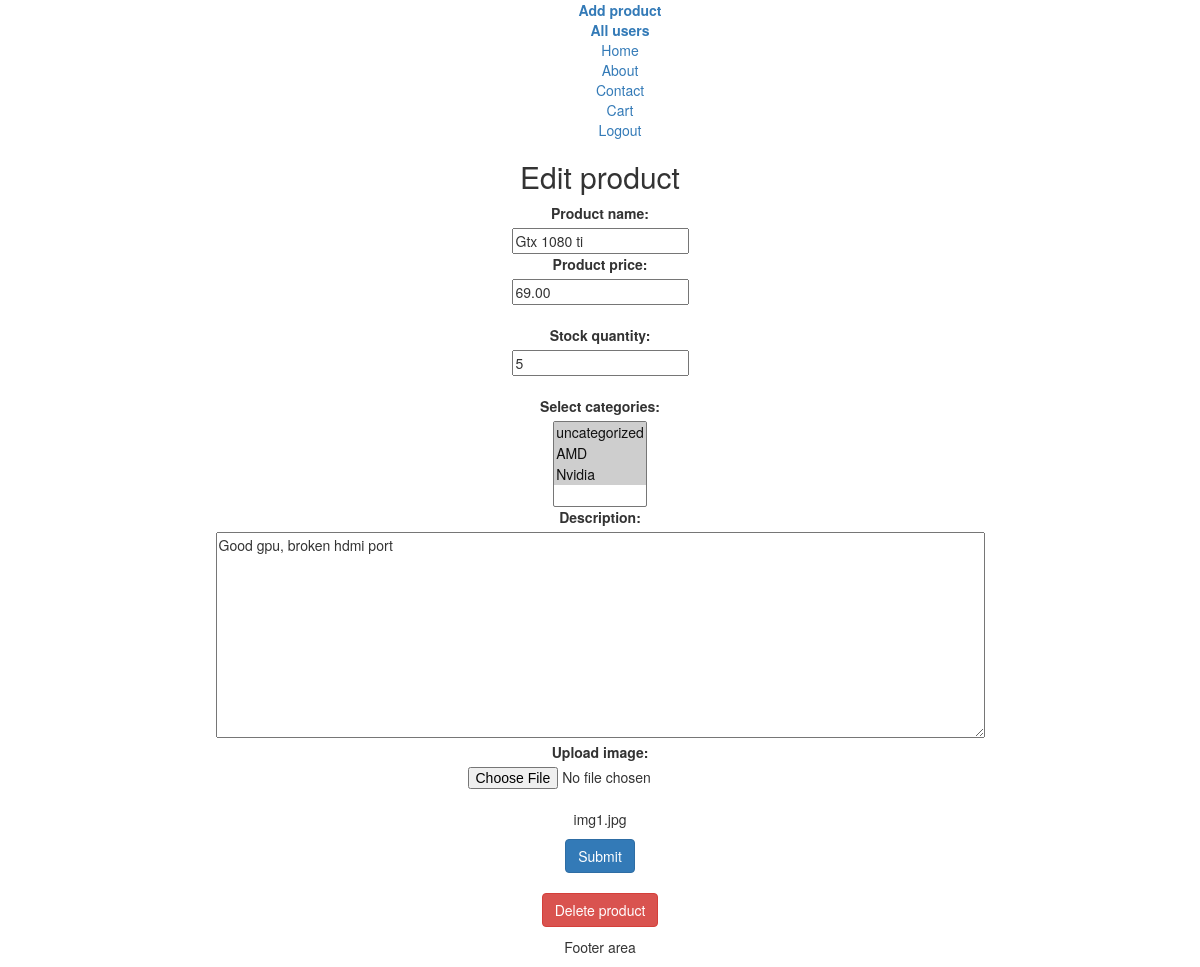
The app's page /editProduct?id=1 (signed in) with its own data.
### tables this page shows
CREATE TABLE `products` (
  `id` int NOT NULL,
  `name` varchar(255) NOT NULL,
  `price` decimal(10,2) NOT NULL,
  `description` text NOT NULL,
  `quantity` int NOT NULL,
  `image` varchar(100) NOT NULL
);

### app/Response.php (called while the page is built, shortened)
<?php
class Response
{
    public function setBody($body, $vars = []) : ?Response
    {
        try {
            extract($vars, EXTR_SKIP);
                include $body;
        } catch (\Exception $exception) {
            ob_end_clean();
            echo $exception->getMessage();
        }
        return $this;
    }
}

### app/controllers/ProductController.php (called while the page is built, shortened)
<?php
class ProductController
{
    protected PDO $db;
    public function __construct(PDO $db)
    {
        $this->db=$db;
    }
    public function edit($response)
    {
        if(isset($_GET['id']))
        {
            $product = $this->db->prepare("SELECT * FROM products WHERE id=:id");
            $product->execute(['id'=>$_GET['id']]);
            $product = $product->fetchAll(PDO::FETCH_CLASS);
            $categories = $this->db->prepare("SELECT categories.id, categories.name FROM categories WHERE categories.id =
                            (SELECT category_id FROM product_category WHERE categories.id = category_id AND product_id = :id)");
            $categories->execute(['id'=>$_GET['id']]);
            $categories = $categories->fetchAll(PDO::FETCH_CLASS);
            return $response->setBody('app/views/ProductForm.php', [
                'product' => $product[0],
                'product_categories' => $categories,
                'categories' => Categories::GetAllCategories(),
                'script' => 'edit'
            ]);
        }
        throw new PageNotFoundException('Page you are looking for has not been found!');
    }
}

### index.php (called while the page is built, shortened)
<?php
$app = new app\App;
$container = $app->getContainer();
$container['db'] = function ($c) {
    return new PDO(
        "{$c->config['db_driver']}:host={$c->config['db_host']};dbname={$c->config['db_name']};charset=UTF8",
        $c->config['db_user'],
        $c->config['db_pass']
    );
};
$app->get('/', [new \app\controllers\HomeController($container->db), 'index']);
$app->get('/home', [new \app\controllers\HomeController($container->db), 'index']);
$app->post('/home/filter', [new \app\controllers\HomeController($container->db), 'filter']);
$app->get('/register', [\app\controllers\RegisterController::class, 'register']);
$app->post('/register/submit', [new \app\controllers\RegisterController($container->db), 'submit']);
$app->get('/login', [\app\controllers\LoginController::class, 'login']);
$app->post('/login/submit', [new \app\controllers\LoginController($container->db), 'submit']);
$app->get('/logout', [\app\controllers\LoginController::class, 'logout']);
$app->get('/cart', [new \app\controllers\CartController($container->db), 'render']);
$app->get('/cart/add', [new \app\controllers\CartController($container->db), 'add']);
$app->get('/cart/empty', [new \app\controllers\CartController($container->db), 'empty']);
$app->get('/cart/addQuantity', [new \app\controllers\CartController($container->db), 'addQuantity']);
$app->get('/cart/removeQuantity', [new \app\controllers\CartController($container->db), 'removeQuantity']);
$app->get('/cart/order', [new \app\controllers\CartController($container->db), 'order']);
$app->get('/addProduct', [new \app\controllers\ProductController($container->db), 'add']);
$app->get('/editProduct', [new \app\controllers\ProductController($container->db), 'edit']);
$app->get('/removeProduct', [new \app\controllers\ProductController($container->db), 'remove']);
$app->post('/addProduct/submit', [new \app\controllers\ProductController($container->db), 'submit']);
$app->get('/allUsers', [new \app\controllers\UserController($container->db), 'renderAllUsers']);
$app->get('/editUser', [new \app\controllers\UserController($container->db), 'editUser']);
$app->post('/editUser/submit', [new \app\controllers\UserController($container->db), 'submit']);
$app->get('/removeUser', [new \app\controllers\UserController($container->db), 'removeUser']);
$app->run();

### app/models/Categories.php (called while the page is built, shortened)
<?php
class Categories extends Model
{
    public static function GetAllCategories()
    {
        $categories = self::$db->query("SELECT * FROM categories");
        return $categories->fetchAll(PDO::FETCH_CLASS);
    }
}

### app/views/ProductForm.php (the view, shortened to what this page needs)
<?php
include "Header.php";
?>
<h2><?php echo ucfirst($vars['script']); ?> product</h2>
<form method="post" action="addProduct/submit" enctype="multipart/form-data">
    <label for="name">Product name:</label><br>
    <input required type="text" id="name" name="name" value="<?php echo $vars['product']->name ?? ''; ?>"><br>
    <label for="price">Product price:</label><br>
    <input required type="number" step="0.01" id="price" name="price" value="<?php echo $vars['product']->price ?? ''; ?>"><br><br>
    <label for="quantity">Stock quantity:</label><br>
    <input required type="number" id="quantity" name="quantity" value="<?php echo $vars['product']->quantity ?? ''; ?>"><br><br>
    <label for="categories">Select categories:</label><br>
    <select required multiple name="categories[]" id="categories">
        <?php foreach ($vars['categories'] as $category): ?>
        <option value="<?php echo $category->id ?>"
            <?php if(isset($vars['product_categories']))
                echo in_array($category, $vars['product_categories']) ? 'selected' : '';?>>
            <?php echo $category->name ?>
        </option>
        <?php endforeach; ?>
    </select><br>
    <label for="description">Description:</label><br>
    <textarea required id="description" name="description" rows="10" cols="100"><?php echo $vars['product']->description ?? ''; ?></textarea><br>
    <label for="upload">Upload image:</label>
    <center><input <?php echo isset($vars['product']->image) ? '' : 'required'; ?> type="file" name="upload" id="upload" value="img.jpg"></center><br>
    <p><?php echo $vars['product']->image ?? ''; ?></p>
    <input class="btn btn-primary" type="submit" value="Submit" name="submit">
</form><br>
<?php
if($vars['script'] == 'edit')
    echo "<a class='btn btn-danger' href='removeProduct?id=" . ($vars['product']->id ?? 0) . "'>Delete product</a>";
?>
<?php
include "Footer.php";
?>

### app/views/css/style.css (style rules this page uses)
body { text-align: center; }

### records on screen
products: name "Gtx 1080 ti", price "69.00", quantity "5", description "Good gpu, broken hdmi port", image "img1.jpg"

### other values on screen
$vars['script'] "Edit"
form field value "uncategorized ☑ / AMD ☑ / Nvidia ☑"
